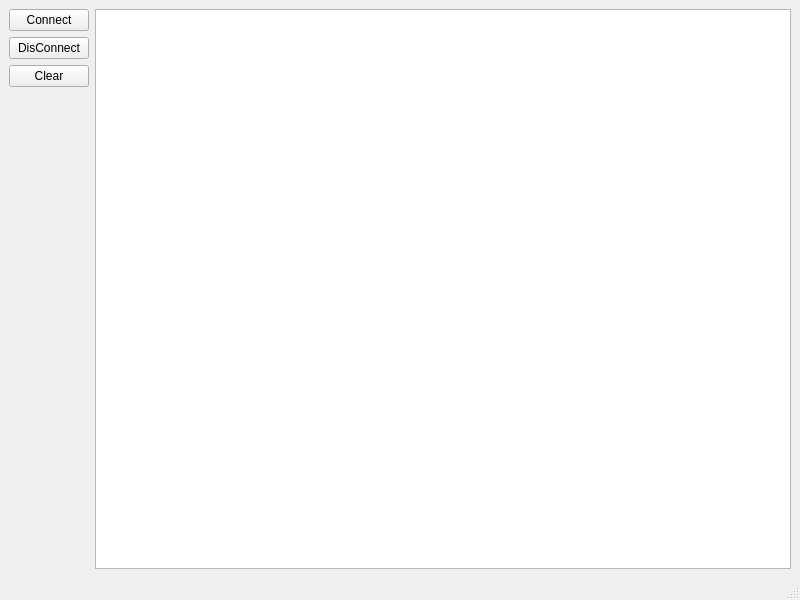
<?xml version="1.0" encoding="UTF-8"?>
<ui version="4.0">
 <class>MainWindow</class>
 <widget class="QMainWindow" name="MainWindow">
  <property name="geometry">
   <rect>
    <x>0</x>
    <y>0</y>
    <width>800</width>
    <height>600</height>
   </rect>
  </property>
  <property name="windowTitle">
   <string>MainWindow</string>
  </property>
  <widget class="QWidget" name="centralwidget">
   <layout class="QHBoxLayout" name="horizontalLayout">
    <item>
     <layout class="QVBoxLayout" name="verticalLayout">
      <item>
       <widget class="QPushButton" name="_connect_pushbutton">
        <property name="text">
         <string>Connect</string>
        </property>
       </widget>
      </item>
      <item>
       <widget class="QPushButton" name="_disconnect_pushbutton">
        <property name="text">
         <string>DisConnect</string>
        </property>
       </widget>
      </item>
      <item>
       <widget class="QPushButton" name="_clear_pushbutton">
        <property name="text">
         <string>Clear</string>
        </property>
       </widget>
      </item>
      <item>
       <spacer name="verticalSpacer">
        <property name="orientation">
         <enum>Qt::Vertical</enum>
        </property>
        <property name="sizeHint" stdset="0">
         <size>
          <width>20</width>
          <height>40</height>
         </size>
        </property>
       </spacer>
      </item>
     </layout>
    </item>
    <item>
     <widget class="QTextBrowser" name="_content_text"/>
    </item>
   </layout>
  </widget>
  <widget class="QMenuBar" name="menubar">
   <property name="geometry">
    <rect>
     <x>0</x>
     <y>0</y>
     <width>800</width>
     <height>23</height>
    </rect>
   </property>
  </widget>
  <widget class="QStatusBar" name="statusbar"/>
 </widget>
 <resources/>
 <connections/>
</ui>
